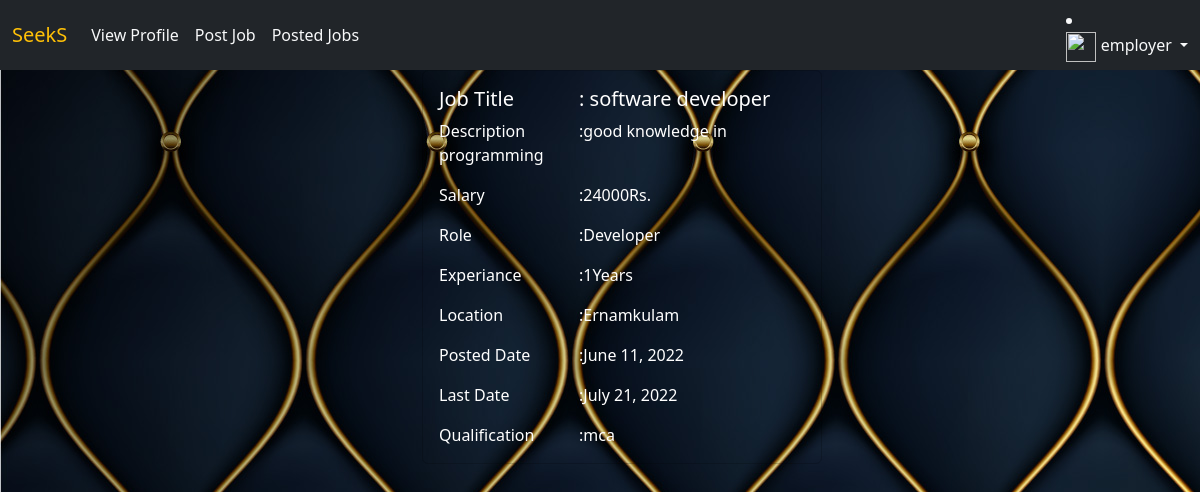
Screenshot of /employer/jobs/detail/1 (signed in) with the database file from the repository.
### users/models.py (models this page shows, shortened)
class User(AbstractUser):
    phone=models.CharField(max_length=12)
    options=(
        ("employer","employer"),
        ("candidate","candidate")
    )
    role=models.CharField(max_length=12,choices=options,default="candidate")

### employer/models.py (models this page shows, shortened)
class Jobs(models.Model):
    posted_by=models.ForeignKey(User,on_delete=models.CASCADE,related_name="company")
    job_title=models.CharField(max_length=120)
    job_description=models.TextField()
    role=models.CharField(max_length=120)
    experience=models.PositiveIntegerField(default=0)
    location=models.CharField(max_length=120)
    salary=models.PositiveIntegerField()
    created_date=models.DateField(auto_now_add=True)
    last_date=models.DateField(null=True)
    qulaification=models.CharField(max_length=120,null=True)

### employer/views.py (the view)
# urls.py: path("jobs/detail/<int:id>",views.JobDetailView.as_view(),name="emp-jobdetail"),
@method_decorator(signin_required,name='dispatch')
class JobDetailView(DetailView):
    model=Jobs
    template_name = "emp-jobdetail.html"
    context_object_name = "job"
    pk_url_kwarg = "id"

### employer/templates/emp-jobdetail.html
{%extends 'emp-base.html'%}
{%block body_block%}
<div class="container">
    <div class="row">
        <div class="col-4"></div>
        <div class="col-4">
            <div class="card text-left bg-transparent" style="width: 25rem;color:white;">
                <div class="card-body">
                    <div class="block">
                        <h5 class="card-title"><span style="display: inline-block;width: 140px;">Job Title</span>: {{job.job_title}}</h5>
                        <p class="card-text"><span style="display: inline-block;width: 140px;">Description</span>:{{job.job_description}}</p>
                        <p class="card-text"><span style="display: inline-block;width: 140px;">Salary</span>:{{job.salary}}Rs.</p>
                        <p class="card-text"><span style="display: inline-block;width: 140px;">Role</span>:{{job.role}}</p>
                        <p class="card-text"><span style="display: inline-block;width: 140px;">Experiance</span>:{{job.experience}}Years</p>
                        <p class="card-text"><span style="display: inline-block;width: 140px;">Location</span>:{{job.location}}</p>
                        <p class="card-text"><span style="display: inline-block;width: 140px;">Posted Date</span>:{{job.created_date}}</p>
                        <p class="card-text"><span style="display: inline-block;width: 140px;">Last Date</span>:{{job.last_date}}</p>
                        <p class="card-text"><span style="display: inline-block;width: 140px;">Qualification</span>:{{job.qulaification}}</p>
                    </div>
                </div>
            </div>
        </div>
        <div class="col-4"></div>
    </div>
</div>
{%endblock%}

### employer/templates/emp-base.html (shortened to what this page needs)
{% load static %}
<!DOCTYPE html>
<html lang="en">
<head>
    <link href="https://cdn.jsdelivr.net/npm/bootstrap@5.2.0-beta1/dist/css/bootstrap.min.css" rel="stylesheet"
>
</head>
<body style="background-image:url({% static '/images/design.jpg' %});">
<nav class="navbar navbar-expand-lg bg-dark text-light">
    <div class="container-fluid">
        <a class="navbar-brand text-warning" href="{%url 'e-home'%}">SeekS</a>
        <div class="collapse navbar-collapse" id="navbarSupportedContent">
            <ul class="navbar-nav me-auto mb-2 mb-lg-0">
                <li class="nav-item">
                    {%if request.user.employers%}
                    <a class="nav-link active text-light" aria-current="page" href="{%url 'emp-detail' %}">View
                        Profile</a>
                    {%else%}
                    <a class="nav-link active text-light" aria-current="page" href="{%url 'emp-profile' %}">Add
                        Profile</a>
                    {%endif%}
                </li>
                <li class="nav-item">
                    <a class="nav-link active text-light" aria-current="page" href="{%url 'emp-addjob' %}">Post Job</a>
                </li>
                <li class="nav-item">
                    <a class="nav-link active text-light" aria-current="page" href="{%url 'emp-listjob'%}">Posted
                        Jobs</a>
                </li>
            </ul>
            <li class="nav-item dropdown">
                <a class="nav-link dropdown-toggle" href="#" id="navbarDropdown" role="button" data-bs-toggle="dropdown"
                   aria-expanded="false">
                    <img style="width:30px;height:30px;" src="{{request.user.company.profile_pic.url}}" alt="">
                    {{request.user}}
                </a>
            </li>
        </div>
    </div>
</nav>
<div class="container-fluid">
    {%block body_block%}
    {%endblock%}
</div>
</body>
</html>

### rows the page displays
User: user "employer"
Jobs: job_title "software developer", job_description "good knowledge in programming", salary "24000", role "Developer", experience "1", location "Ernamkulam", created_date "June 11, 2022", last_date "July 21, 2022", qulaification "mca"
